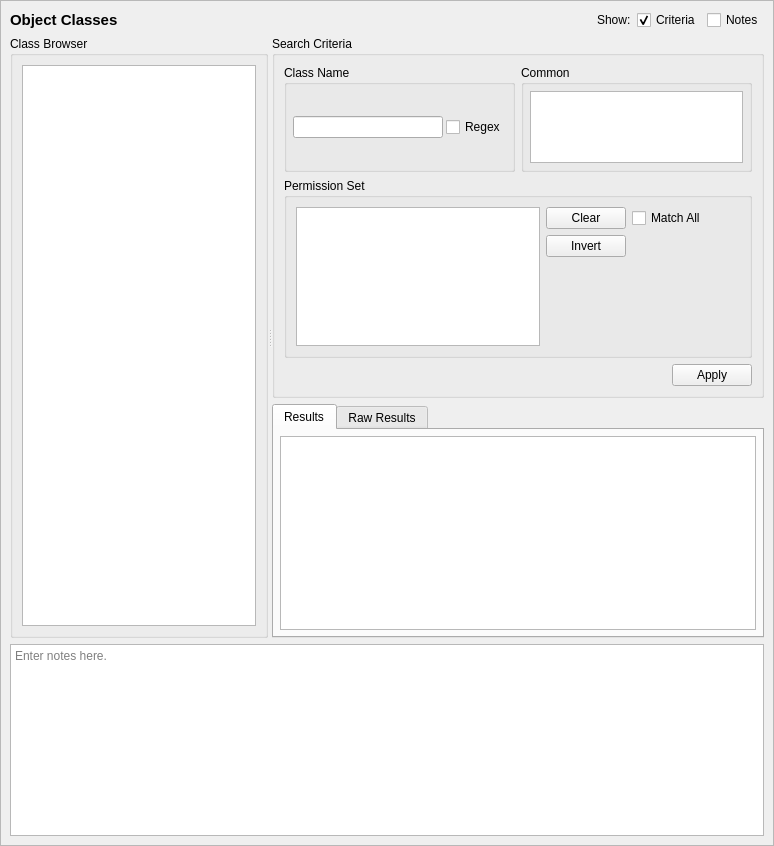
<?xml version="1.0" encoding="UTF-8"?>
<ui version="4.0">
 <class>ObjClassQueryTab_ui</class>
 <widget class="QScrollArea" name="ObjClassQueryTab_ui">
  <property name="geometry">
   <rect>
    <x>0</x>
    <y>0</y>
    <width>774</width>
    <height>846</height>
   </rect>
  </property>
  <property name="sizeAdjustPolicy">
   <enum>QAbstractScrollArea::AdjustToContents</enum>
  </property>
  <property name="widgetResizable">
   <bool>true</bool>
  </property>
  <widget class="QWidget" name="contents">
   <property name="geometry">
    <rect>
     <x>0</x>
     <y>0</y>
     <width>772</width>
     <height>844</height>
    </rect>
   </property>
   <property name="minimumSize">
    <size>
     <width>0</width>
     <height>0</height>
    </size>
   </property>
   <layout class="QGridLayout" name="gridLayout_3">
    <item row="0" column="0">
     <widget class="QLabel" name="label">
      <property name="sizePolicy">
       <sizepolicy hsizetype="Preferred" vsizetype="Fixed">
        <horstretch>0</horstretch>
        <verstretch>0</verstretch>
       </sizepolicy>
      </property>
      <property name="maximumSize">
       <size>
        <width>16777215</width>
        <height>20</height>
       </size>
      </property>
      <property name="font">
       <font>
        <pointsize>11</pointsize>
        <weight>75</weight>
        <bold>true</bold>
       </font>
      </property>
      <property name="text">
       <string>Object Classes</string>
      </property>
     </widget>
    </item>
    <item row="3" column="0" colspan="5">
     <widget class="QTextEdit" name="notes">
      <property name="minimumSize">
       <size>
        <width>0</width>
        <height>80</height>
       </size>
      </property>
      <property name="toolTip">
       <string>Optionally enter notes here about the query.</string>
      </property>
      <property name="placeholderText">
       <string>Enter notes here.</string>
      </property>
     </widget>
    </item>
    <item row="0" column="1">
     <spacer name="horizontalSpacer">
      <property name="orientation">
       <enum>Qt::Horizontal</enum>
      </property>
      <property name="sizeHint" stdset="0">
       <size>
        <width>440</width>
        <height>20</height>
       </size>
      </property>
     </spacer>
    </item>
    <item row="0" column="2">
     <widget class="QLabel" name="label_2">
      <property name="text">
       <string>Show:</string>
      </property>
     </widget>
    </item>
    <item row="0" column="3">
     <widget class="QCheckBox" name="criteria_expander">
      <property name="toolTip">
       <string>Show or hide the search criteria (no settings are lost)</string>
      </property>
      <property name="text">
       <string>Criteria</string>
      </property>
      <property name="checked">
       <bool>true</bool>
      </property>
     </widget>
    </item>
    <item row="0" column="4">
     <widget class="QCheckBox" name="notes_expander">
      <property name="toolTip">
       <string>Show or hide the notes field (no data is lost)</string>
      </property>
      <property name="text">
       <string>Notes</string>
      </property>
     </widget>
    </item>
    <item row="1" column="0" rowspan="2" colspan="5">
     <widget class="QSplitter" name="splitter">
      <property name="sizePolicy">
       <sizepolicy hsizetype="Expanding" vsizetype="Preferred">
        <horstretch>0</horstretch>
        <verstretch>1</verstretch>
       </sizepolicy>
      </property>
      <property name="orientation">
       <enum>Qt::Horizontal</enum>
      </property>
      <widget class="QGroupBox" name="browser_groupBox">
       <property name="title">
        <string>Class Browser</string>
       </property>
       <layout class="QGridLayout" name="gridLayout">
        <item row="0" column="0">
         <widget class="GetDetailsListView" name="classes"/>
        </item>
       </layout>
      </widget>
      <widget class="QWidget" name="verticalLayoutWidget">
       <layout class="QVBoxLayout" name="verticalLayout">
        <item>
         <widget class="QGroupBox" name="criteria_frame">
          <property name="sizePolicy">
           <sizepolicy hsizetype="Preferred" vsizetype="Preferred">
            <horstretch>0</horstretch>
            <verstretch>0</verstretch>
           </sizepolicy>
          </property>
          <property name="maximumSize">
           <size>
            <width>16777215</width>
            <height>16777215</height>
           </size>
          </property>
          <property name="title">
           <string>Search Criteria</string>
          </property>
          <layout class="QGridLayout" name="gridLayout_2">
           <item row="0" column="0">
            <widget class="QGroupBox" name="name_criteria">
             <property name="maximumSize">
              <size>
               <width>16777215</width>
               <height>120</height>
              </size>
             </property>
             <property name="title">
              <string>Class Name</string>
             </property>
             <layout class="QGridLayout" name="gridLayout_8">
              <property name="leftMargin">
               <number>6</number>
              </property>
              <property name="topMargin">
               <number>6</number>
              </property>
              <property name="rightMargin">
               <number>6</number>
              </property>
              <property name="bottomMargin">
               <number>6</number>
              </property>
              <property name="spacing">
               <number>3</number>
              </property>
              <item row="0" column="1">
               <widget class="QLineEdit" name="name">
                <property name="sizePolicy">
                 <sizepolicy hsizetype="Expanding" vsizetype="Fixed">
                  <horstretch>0</horstretch>
                  <verstretch>0</verstretch>
                 </sizepolicy>
                </property>
                <property name="minimumSize">
                 <size>
                  <width>150</width>
                  <height>20</height>
                 </size>
                </property>
                <property name="maximumSize">
                 <size>
                  <width>250</width>
                  <height>16777215</height>
                 </size>
                </property>
               </widget>
              </item>
              <item row="0" column="2">
               <widget class="QCheckBox" name="name_regex">
                <property name="toolTip">
                 <string>Use regular expressions to match the role's name.</string>
                </property>
                <property name="text">
                 <string>Regex</string>
                </property>
               </widget>
              </item>
             </layout>
            </widget>
           </item>
           <item row="0" column="1">
            <widget class="QGroupBox" name="common_criteria">
             <property name="maximumSize">
              <size>
               <width>16777215</width>
               <height>120</height>
              </size>
             </property>
             <property name="title">
              <string>Common</string>
             </property>
             <layout class="QGridLayout" name="gridLayout_10">
              <property name="leftMargin">
               <number>6</number>
              </property>
              <property name="topMargin">
               <number>6</number>
              </property>
              <property name="rightMargin">
               <number>6</number>
              </property>
              <property name="bottomMargin">
               <number>6</number>
              </property>
              <property name="spacing">
               <number>3</number>
              </property>
              <item row="0" column="0">
               <widget class="QListView" name="common">
                <property name="toolTip">
                 <string>A matching class will inherit the selected common.</string>
                </property>
                <property name="editTriggers">
                 <set>QAbstractItemView::NoEditTriggers</set>
                </property>
               </widget>
              </item>
             </layout>
            </widget>
           </item>
           <item row="1" column="0" rowspan="4" colspan="2">
            <widget class="QGroupBox" name="perms_criteria">
             <property name="title">
              <string>Permission Set</string>
             </property>
             <layout class="QGridLayout" name="gridLayout_4">
              <item row="0" column="0" rowspan="3">
               <widget class="QListView" name="perms">
                <property name="sizePolicy">
                 <sizepolicy hsizetype="Expanding" vsizetype="Preferred">
                  <horstretch>0</horstretch>
                  <verstretch>0</verstretch>
                 </sizepolicy>
                </property>
                <property name="maximumSize">
                 <size>
                  <width>250</width>
                  <height>16777215</height>
                 </size>
                </property>
                <property name="toolTip">
                 <string>A matching class will have the selected permissions.</string>
                </property>
                <property name="selectionMode">
                 <enum>QAbstractItemView::ExtendedSelection</enum>
                </property>
               </widget>
              </item>
              <item row="0" column="1">
               <widget class="QPushButton" name="clear_perms">
                <property name="text">
                 <string>Clear</string>
                </property>
               </widget>
              </item>
              <item row="0" column="2">
               <widget class="QCheckBox" name="perms_equal">
                <property name="toolTip">
                 <string>A matching class will have all of the selected permissions.</string>
                </property>
                <property name="text">
                 <string>Match All</string>
                </property>
               </widget>
              </item>
              <item row="0" column="3">
               <spacer name="horizontalSpacer_5">
                <property name="orientation">
                 <enum>Qt::Horizontal</enum>
                </property>
                <property name="sizeHint" stdset="0">
                 <size>
                  <width>40</width>
                  <height>20</height>
                 </size>
                </property>
               </spacer>
              </item>
              <item row="1" column="1">
               <widget class="QPushButton" name="invert_perms">
                <property name="text">
                 <string>Invert</string>
                </property>
               </widget>
              </item>
              <item row="2" column="1">
               <spacer name="verticalSpacer">
                <property name="orientation">
                 <enum>Qt::Vertical</enum>
                </property>
                <property name="sizeHint" stdset="0">
                 <size>
                  <width>20</width>
                  <height>40</height>
                 </size>
                </property>
               </spacer>
              </item>
             </layout>
            </widget>
           </item>
           <item row="5" column="1">
            <widget class="QDialogButtonBox" name="buttonBox">
             <property name="standardButtons">
              <set>QDialogButtonBox::Apply</set>
             </property>
            </widget>
           </item>
          </layout>
         </widget>
        </item>
        <item>
         <widget class="QTabWidget" name="results_frame">
          <property name="sizePolicy">
           <sizepolicy hsizetype="Preferred" vsizetype="MinimumExpanding">
            <horstretch>0</horstretch>
            <verstretch>1</verstretch>
           </sizepolicy>
          </property>
          <property name="currentIndex">
           <number>0</number>
          </property>
          <widget class="QWidget" name="table_page">
           <property name="sizePolicy">
            <sizepolicy hsizetype="Preferred" vsizetype="MinimumExpanding">
             <horstretch>0</horstretch>
             <verstretch>0</verstretch>
            </sizepolicy>
           </property>
           <attribute name="title">
            <string>Results</string>
           </attribute>
           <layout class="QVBoxLayout" name="verticalLayout_3">
            <property name="leftMargin">
             <number>6</number>
            </property>
            <property name="topMargin">
             <number>6</number>
            </property>
            <property name="rightMargin">
             <number>6</number>
            </property>
            <property name="bottomMargin">
             <number>6</number>
            </property>
            <item>
             <widget class="QTableView" name="table_results">
              <property name="sizePolicy">
               <sizepolicy hsizetype="Expanding" vsizetype="MinimumExpanding">
                <horstretch>0</horstretch>
                <verstretch>0</verstretch>
               </sizepolicy>
              </property>
              <property name="sizeAdjustPolicy">
               <enum>QAbstractScrollArea::AdjustIgnored</enum>
              </property>
              <property name="alternatingRowColors">
               <bool>true</bool>
              </property>
              <property name="sortingEnabled">
               <bool>true</bool>
              </property>
             </widget>
            </item>
           </layout>
          </widget>
          <widget class="QWidget" name="raw_page">
           <property name="sizePolicy">
            <sizepolicy hsizetype="Preferred" vsizetype="MinimumExpanding">
             <horstretch>0</horstretch>
             <verstretch>0</verstretch>
            </sizepolicy>
           </property>
           <attribute name="title">
            <string>Raw Results</string>
           </attribute>
           <layout class="QVBoxLayout" name="verticalLayout_2">
            <property name="leftMargin">
             <number>6</number>
            </property>
            <property name="topMargin">
             <number>6</number>
            </property>
            <property name="rightMargin">
             <number>6</number>
            </property>
            <property name="bottomMargin">
             <number>6</number>
            </property>
            <item>
             <widget class="QPlainTextEdit" name="raw_results">
              <property name="sizePolicy">
               <sizepolicy hsizetype="Expanding" vsizetype="MinimumExpanding">
                <horstretch>0</horstretch>
                <verstretch>0</verstretch>
               </sizepolicy>
              </property>
              <property name="minimumSize">
               <size>
                <width>0</width>
                <height>0</height>
               </size>
              </property>
              <property name="font">
               <font>
                <family>Monospace</family>
               </font>
              </property>
              <property name="documentTitle">
               <string/>
              </property>
              <property name="lineWrapMode">
               <enum>QPlainTextEdit::NoWrap</enum>
              </property>
              <property name="readOnly">
               <bool>true</bool>
              </property>
             </widget>
            </item>
           </layout>
          </widget>
         </widget>
        </item>
       </layout>
      </widget>
     </widget>
    </item>
   </layout>
   <zorder>splitter</zorder>
   <zorder>notes</zorder>
   <zorder>label</zorder>
   <zorder>label_2</zorder>
   <zorder>horizontalSpacer</zorder>
   <zorder>criteria_expander</zorder>
   <zorder>notes_expander</zorder>
  </widget>
 </widget>
 <customwidgets>
  <customwidget>
   <class>GetDetailsListView</class>
   <extends>QListView</extends>
   <header>setoolsgui/getdetailslist.h</header>
  </customwidget>
 </customwidgets>
 <tabstops>
  <tabstop>criteria_expander</tabstop>
  <tabstop>notes_expander</tabstop>
  <tabstop>classes</tabstop>
  <tabstop>name</tabstop>
  <tabstop>name_regex</tabstop>
  <tabstop>results_frame</tabstop>
  <tabstop>table_results</tabstop>
  <tabstop>raw_results</tabstop>
  <tabstop>notes</tabstop>
 </tabstops>
 <resources/>
 <connections>
  <connection>
   <sender>notes_expander</sender>
   <signal>toggled(bool)</signal>
   <receiver>notes</receiver>
   <slot>setVisible(bool)</slot>
   <hints>
    <hint type="sourcelabel">
     <x>732</x>
     <y>20</y>
    </hint>
    <hint type="destinationlabel">
     <x>386</x>
     <y>754</y>
    </hint>
   </hints>
  </connection>
  <connection>
   <sender>criteria_expander</sender>
   <signal>toggled(bool)</signal>
   <receiver>criteria_frame</receiver>
   <slot>setVisible(bool)</slot>
   <hints>
    <hint type="sourcelabel">
     <x>583</x>
     <y>20</y>
    </hint>
    <hint type="destinationlabel">
     <x>496</x>
     <y>226</y>
    </hint>
   </hints>
  </connection>
  <connection>
   <sender>clear_perms</sender>
   <signal>clicked()</signal>
   <receiver>perms</receiver>
   <slot>clearSelection()</slot>
   <hints>
    <hint type="sourcelabel">
     <x>592</x>
     <y>216</y>
    </hint>
    <hint type="destinationlabel">
     <x>442</x>
     <y>276</y>
    </hint>
   </hints>
  </connection>
 </connections>
</ui>
